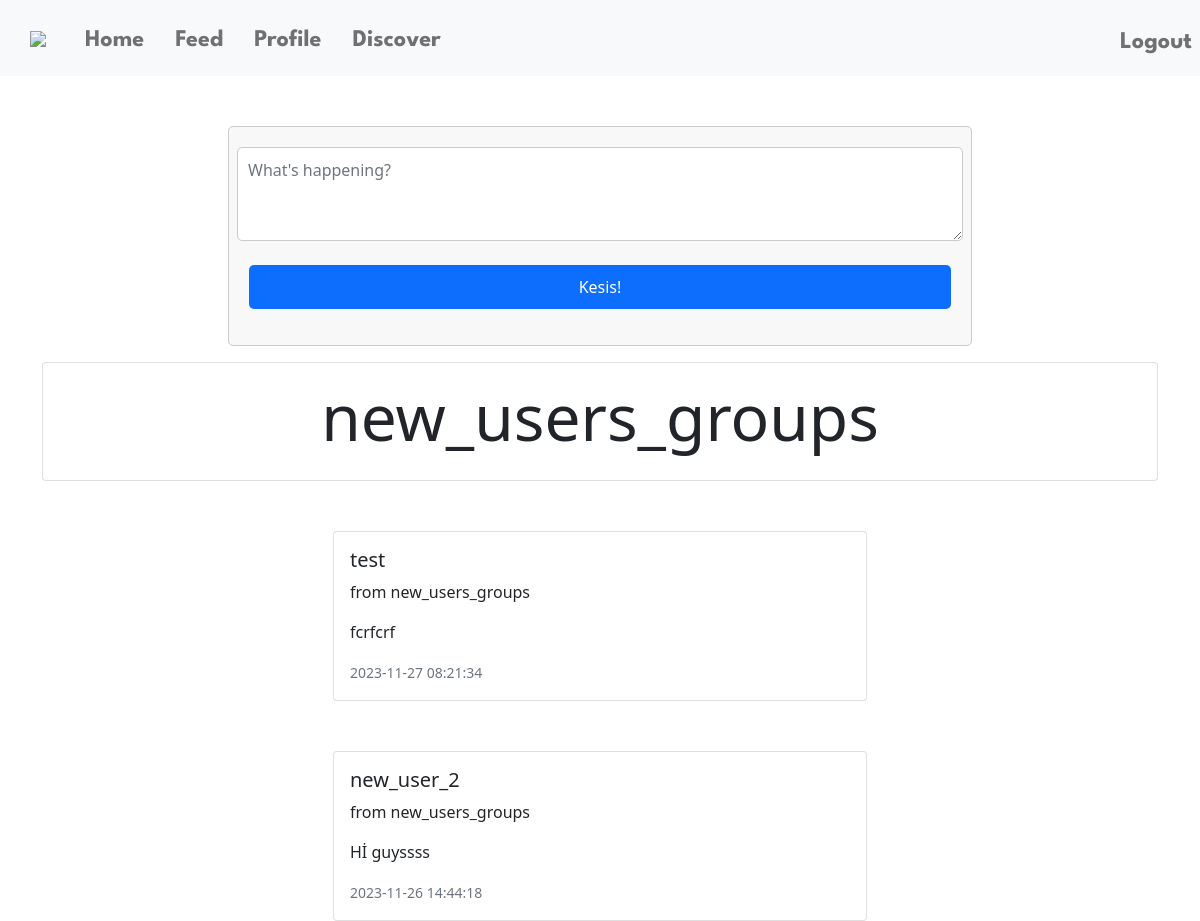
Before: /groups/new_users_groups (signed in) with the older database file.
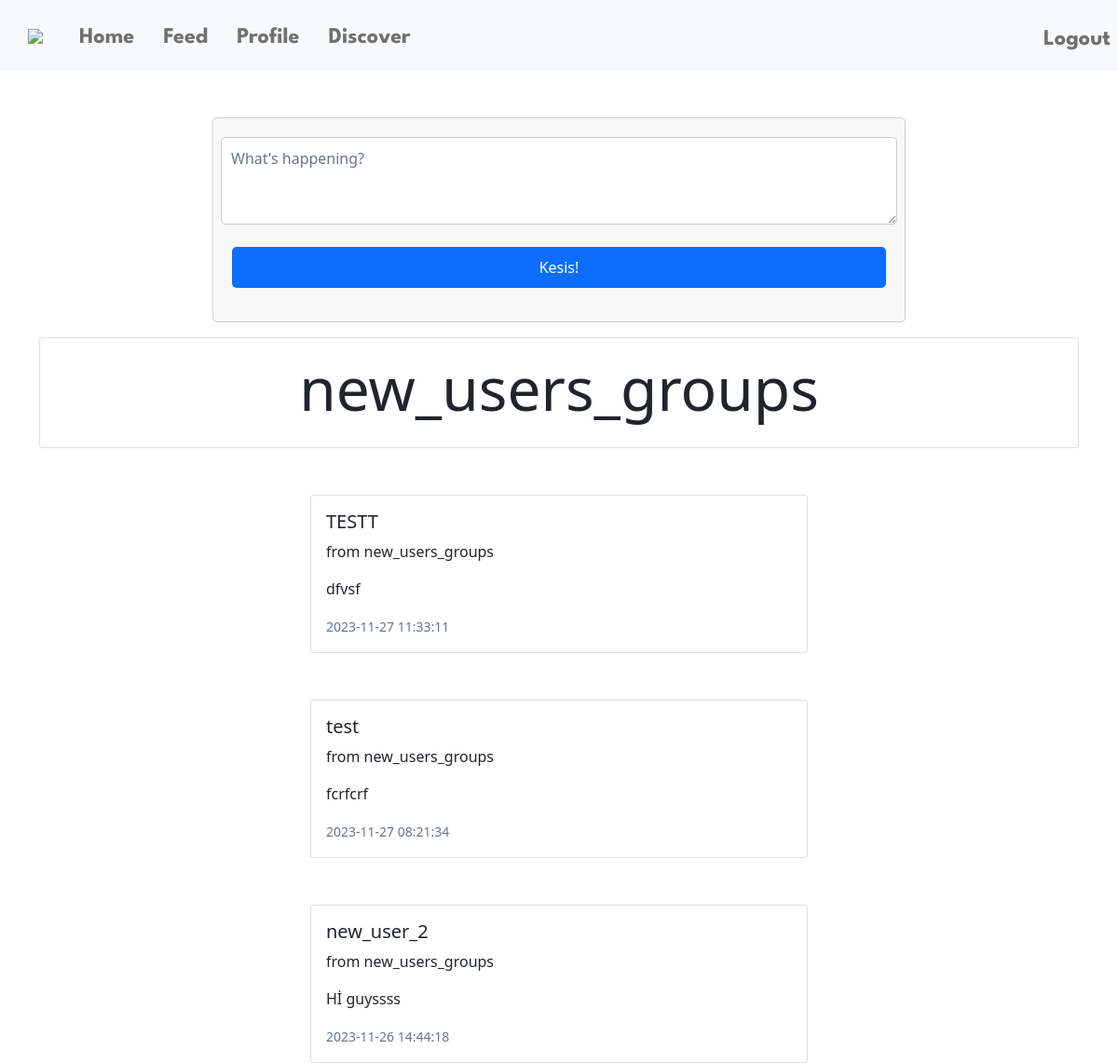
After: the same page with the newer database file.
### tables this page shows
CREATE TABLE posts (
post_id INTEGER PRIMARY KEY AUTOINCREMENT NOT NULL,
user_id INTEGER NOT NULL,
group_id INTEGER NOT NULL, content TEXT, date TIMESTAMP DEFAULT CURRENT_TIMESTAMP,
FOREIGN KEY (user_id) REFERENCES users(id),
FOREIGN KEY (group_id) REFERENCES groups(group_id));

CREATE TABLE users (
id INTEGER PRIMARY KEY AUTOINCREMENT NOT NULL,
username TEXT NOT NULL,
hash TEXT NOT NULL,
birthday DATE NOT NULL);

CREATE TABLE groups (
group_id INTEGER PRIMARY KEY AUTOINCREMENT NOT NULL,
group_name TEXT NOT NULL,
group_pass TEXT NOT NULL);

### app.py (the view, shortened to what this page needs)
@app.route("/groups/<group_name>", methods=["GET", "POST"])
@login_required
def group_details(group_name):
    if request.method == "GET":
        all_groups = db.execute("SELECT group_name FROM groups")
        if not any(d['group_name'] == group_name for d in all_groups):
            flash("There is no such a group.", category='error')
            return redirect("/groups")
        user_groups = db.execute("SELECT group_name FROM groups WHERE group_id IN (SELECT group_id FROM group_members WHERE user_id = ?)", session["user_id"])
        eligible = 0
        for group in user_groups:
            if group_name == group["group_name"]:
                eligible = 1
        if eligible == 1:
            users_posts = db.execute("SELECT USERS.username, GROUPS.group_name, POSTS.content, POSTS.date FROM posts JOIN users ON USERS.id = POSTS.user_id JOIN groups ON GROUPS.group_id = POSTS.group_id WHERE GROUPS.group_name = ? ", group_name)
            return render_template("group_detail.html", group_name = group_name ,users_posts=reversed(users_posts))
        else:
            return redirect(url_for('join', group_name = group_name))

### app.py (called while the page is built)
@app.after_request
def after_request(response):
    response.headers["Cache-Control"] = "no-cache, no-store, must-revalidate"
    response.headers["Expires"] = 0
    response.headers["Pragma"] = "no-cache"
    return response

### helpers.py (called while the page is built)
def login_required(f):
    @wraps(f)
    def decorated_function(*args, **kwargs):
        if session.get("user_id") is None:
            return redirect("/login")
        return f(*args, **kwargs)
    return decorated_function

### templates/group_detail.html (shortened to what this page needs)
{% extends "layout.html" %}
{% block main %}
    <div class = "container">
        <div class="row mb-3">
            <div>
                <form action="{{url_for('group_details', group_name = group_name)}}" method="post" class="col-8">
                    <div class="row mb-4">
                        <textarea class="form-control w-100" name="text" rows="3" placeholder ="What's happening?"></textarea>
                    </div>
                    <div class="mb-3" class="row">
                        <button type="submit" class="btn btn-primary">Kesis!</button>
                    </div>
                </form>
            </div>
        </div>
        <div class="card">
            <div class="card-body">
                <h1 class = "display-3 align-middle"> {{group_name}} </h1>
            </div>
        </div>
        {% for post in users_posts %}
            <div class="container">
                <div class="row">
                <div class="col-md-6 offset-md-3">
                    <div class="card">
                    <div class="card-body">
                        <h5 class="card-title">{{post["username"]}} </h5>
                        <p class="font-italic">from {{post["group_name"]}}</p>
                        <p class="card-text">{{post["content"]}}</p>
                        <p class="card-text"><small class="text-muted">{{post["date"]}}</small></p>
                    </div>
                    </div>
                </div>
                </div>
            </div>
        {% endfor %}
    </div>
{% endblock %}

Changed rows visible on the page:
added posts: username "TESTT", group_name "new_users_groups", content "dfvsf", date "2023-11-27 11:33:11"
